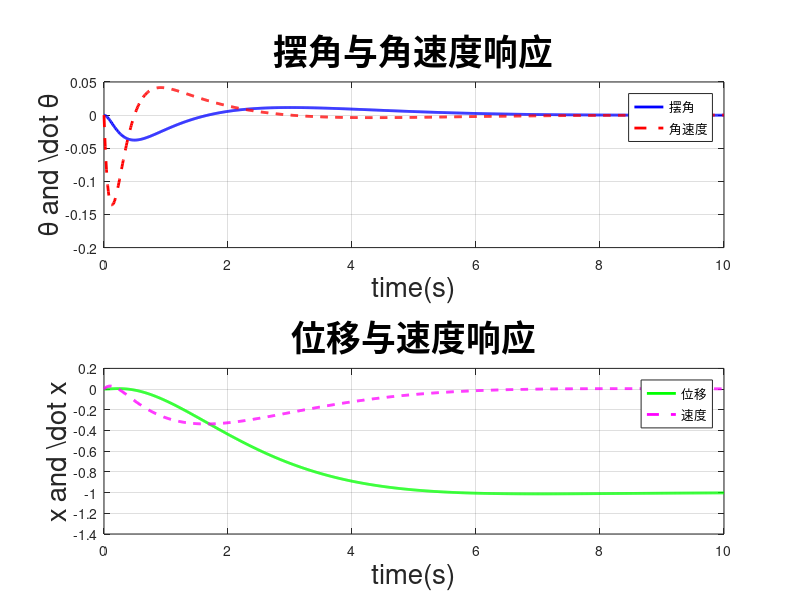

This figure's MATLAB source:
%% LQR控制器设计
%  定义状态矩阵 A 和控制矩阵 B 观测矩阵 C 和输入矩阵 D
A = [0, 1, 0, 0;
     41.63, 0, 0, 0;
     0, 0, 0, 1;
     -0.6099, 0, 0, 0];
B = [0;
     -2.7584;
     0;
     0.6898];
C = [1, 0, 0, 0;
     0, 0, 1, 0];
D = 0;
G = ss(A, B, C, D);
% 定义权重矩阵 Q 和 R
Q = eye(4);  % 状态权重矩阵，这里使用单位矩阵
R = 1;       % 控制权重矩阵，这里使用 1
[K, S, E] = lqr(A, B, Q, R);
B
A
K
% 构建闭环系统
A_cl = A - B * K;
B_cl = B;
C_cl = C;
D_cl = D;
Gclose = ss(A_cl, B_cl, C_cl, D_cl);

% 计算并绘制阶跃响应
t = 0:0.01:10;
[y, t, x] = step(Gclose, t);

figure;
% 摆角与角速度响应
subplot(2, 1, 1);
plot(t, x(:, 1), 'b-', 'LineWidth', 2);
hold on;
plot(t, x(:, 2), 'r--', 'LineWidth', 2);
grid on;
xlabel('time(s)', 'FontSize', 20);
ylabel('{\theta and \dot \theta}', 'FontSize', 20);
title('摆角与角速度响应', 'FontSize', 25);
legend('摆角', '角速度');
% 位移与速度响应
subplot(2, 1, 2);
plot(t, x(:, 3), 'g-', 'LineWidth', 2);
hold on;
plot(t, x(:, 4), 'm--', 'LineWidth', 2);
grid on;
xlabel('time(s)', 'FontSize', 20);
ylabel('{x and \dot x}', 'FontSize', 20);
title('位移与速度响应', 'FontSize', 25);
legend('位移', '速度');
set(gcf, 'Position', [100, 100, 800, 600]);